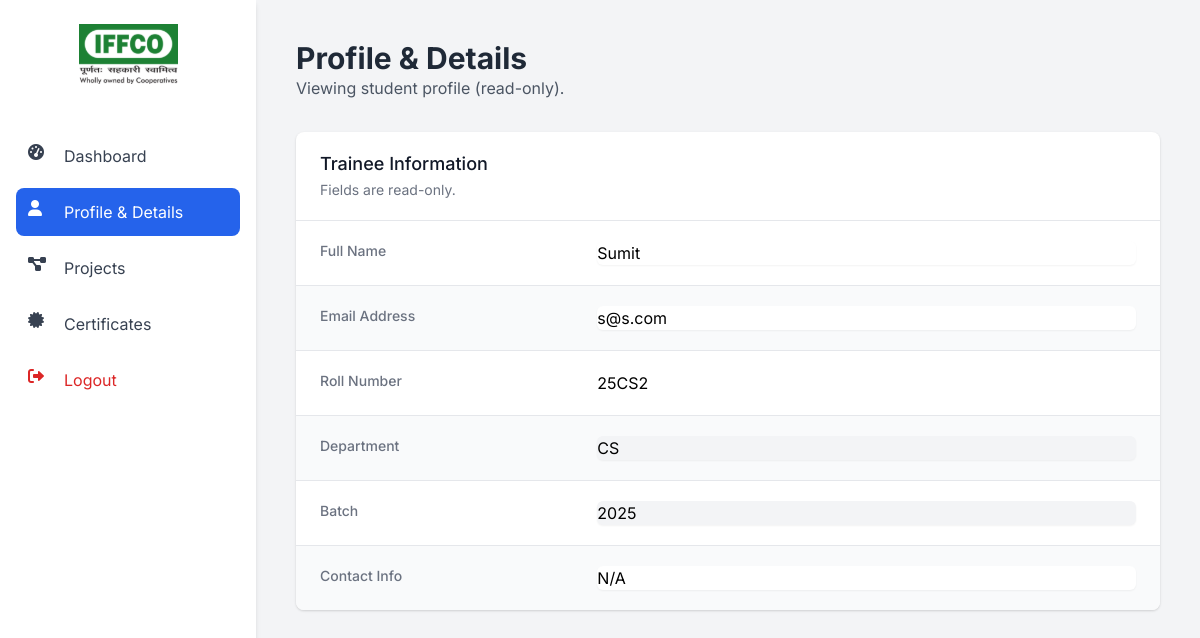
The app's page /user/profile.php?id=18 (signed in) with its own data.
### tables this page shows
CREATE TABLE `users` (
  `id` int(11) NOT NULL,
  `name` varchar(100) NOT NULL,
  `email` varchar(100) NOT NULL,
  `password` varchar(255) NOT NULL,
  `roll_no` varchar(50) DEFAULT NULL,
  `department` enum('Chemical','Mechanical','Electrical','Instrumentation','CS','IT','Civil','Finance','MBA','HR','Other') DEFAULT NULL,
  `batch` varchar(50) DEFAULT NULL,
  `contact_info` varchar(255) DEFAULT NULL,
  `role` enum('user','admin') NOT NULL DEFAULT 'user',
  `status` enum('pending','approved','rejected') NOT NULL DEFAULT 'pending',
  `created_at` timestamp NOT NULL DEFAULT current_timestamp(),
  `college` varchar(255) DEFAULT NULL,
  `program` varchar(50) DEFAULT NULL,
  `semester` varchar(10) DEFAULT NULL,
  `duration` varchar(20) DEFAULT NULL,
  `noc_path` varchar(255) DEFAULT NULL,
  `referral_type` varchar(50) DEFAULT NULL,
  `referral_path` varchar(255) DEFAULT NULL
);

### user/profile.php (the view, shortened to what this page needs)
<?php
require_once '../db_connect.php';
if ($_SESSION['role'] === 'admin' && isset($_GET['id'])) {
    $user_id = intval($_GET['id']);
    $is_admin_viewing_student = true;
} else {
    $user_id = $_SESSION['id'];
    $is_admin_viewing_student = false;
}
$can_edit = ($_SESSION['role'] === 'user' && $user_id == $_SESSION['id']);
$stmt = $conn->prepare("SELECT name, roll_no, department, batch, contact_info, email FROM users WHERE id = ?");
$stmt->bind_param("i", $user_id);
$stmt->execute();
$stmt->bind_result($name, $roll_no, $department, $batch, $contact_info, $email);
$page_title = "Profile & Details";
?>
<!DOCTYPE html>
<html lang="en">
<head>
  <link href="https://unpkg.com/tailwindcss@2.2.19/dist/tailwind.min.css" rel="stylesheet">
  <link rel="stylesheet" href="https://cdnjs.cloudflare.com/ajax/libs/font-awesome/6.0.0/css/all.min.css">
</head>
<body class="bg-gray-100 flex">
<aside class="sidebar w-64 min-h-screen bg-white shadow-md">
    <div class="p-6">
      <img src="/uploads/IFFCOlogo.svg" alt="IFFCO Logo" class="mx-auto mb-6">
    </div>
    <nav class="px-4 space-y-2">
      <a href="dashboard.php" class="flex items-center p-3 text-gray-700 rounded-lg hover:bg-gray-200">
        <i class="fas fa-tachometer-alt w-6 h-6 mr-3"></i><span>Dashboard</span>
      </a>
      <a href="profile.php" class="flex items-center p-3 bg-blue-600 text-white rounded-lg hover:bg-blue-700">
        <i class="fas fa-user w-6 h-6 mr-3"></i><span>Profile & Details</span>
      </a>
      <a href="projects.php" class="flex items-center p-3 text-gray-700 rounded-lg hover:bg-gray-200">
        <i class="fas fa-project-diagram w-6 h-6 mr-3"></i><span>Projects</span>
      </a>
      <a href="certificates.php" class="flex items-center p-3 text-gray-700 rounded-lg hover:bg-gray-200">
        <i class="fas fa-certificate w-6 h-6 mr-3"></i><span>Certificates</span>
      </a>
      <a href="../logout.php" class="flex items-center p-3 text-red-600 rounded-lg hover:bg-red-100 mt-8">
        <i class="fas fa-sign-out-alt w-6 h-6 mr-3"></i><span>Logout</span>
      </a>
    </nav>
  </aside>
  <main class="flex-1 p-10">
    <header class="mb-8">
      <h1 class="text-3xl font-bold text-gray-800"><?php echo $page_title; ?></h1>
      <p class="text-gray-600">
        <?php if ($can_edit): ?>
          Update your profile details below.
        <?php elseif ($_SESSION['role'] === 'admin'): ?>
          Viewing student profile (read-only).
        <?php endif; ?>
      </p>
    </header>
    <form action="profile.php<?php echo ($is_admin_viewing_student) ? '?id=' . intval($_GET['id']) : ''; ?>" method="POST" class="bg-white shadow overflow-hidden sm:rounded-lg">
      <div class="px-4 py-5 sm:px-6">
        <h3 class="text-lg leading-6 font-medium text-gray-900">Trainee Information</h3>
        <p class="mt-1 max-w-2xl text-sm text-gray-500">
          <?php echo $can_edit ? 'Edit the fields and click update.' : 'Fields are read-only.'; ?>
        </p>
      </div>
      <div class="border-t border-gray-200">
        <dl class="divide-y divide-gray-200">
          <div class="px-4 py-5 sm:grid sm:grid-cols-3 sm:gap-4 sm:px-6">
            <dt class="text-sm font-medium text-gray-500">Full Name</dt>
            <dd class="mt-1 sm:mt-0 sm:col-span-2">
              <input type="text" name="name" value="<?php echo htmlspecialchars($name); ?>" required class="w-full border-gray-300 rounded-md shadow-sm" <?php echo $can_edit ? '' : 'readonly'; ?>>
            </dd>
          </div>
          <div class="bg-gray-50 px-4 py-5 sm:grid sm:grid-cols-3 sm:gap-4 sm:px-6">
            <dt class="text-sm font-medium text-gray-500">Email Address</dt>
            <dd class="mt-1 sm:mt-0 sm:col-span-2">
              <input type="email" name="email" value="<?php echo htmlspecialchars($email); ?>" required class="w-full border-gray-300 rounded-md shadow-sm" <?php echo $can_edit ? '' : 'readonly'; ?>>
            </dd>
          </div>
          <div class="px-4 py-5 sm:grid sm:grid-cols-3 sm:gap-4 sm:px-6">
            <dt class="text-sm font-medium text-gray-500">Roll Number</dt>
            <dd class="mt-1 sm:mt-0 sm:col-span-2"><?php echo htmlspecialchars($roll_no); ?></dd>
          </div>
          <div class="bg-gray-50 px-4 py-5 sm:grid sm:grid-cols-3 sm:gap-4 sm:px-6">
            <dt class="text-sm font-medium text-gray-500">Department</dt>
            <dd class="mt-1 sm:mt-0 sm:col-span-2">
              <input type="text" value="<?php echo htmlspecialchars($department); ?>" class="w-full border-gray-300 rounded-md shadow-sm bg-gray-100" readonly>
            </dd>
          </div>
          <div class="px-4 py-5 sm:grid sm:grid-cols-3 sm:gap-4 sm:px-6">
            <dt class="text-sm font-medium text-gray-500">Batch</dt>
            <dd class="mt-1 sm:mt-0 sm:col-span-2">
              <input type="text" value="<?php echo htmlspecialchars($batch); ?>" class="w-full border-gray-300 rounded-md shadow-sm bg-gray-100" readonly>
            </dd>
          </div>
          <div class="bg-gray-50 px-4 py-5 sm:grid sm:grid-cols-3 sm:gap-4 sm:px-6">
            <dt class="text-sm font-medium text-gray-500">Contact Info</dt>
            <dd class="mt-1 sm:mt-0 sm:col-span-2">
              <input type="text" name="contact_info" value="<?php echo htmlspecialchars($contact_info); ?>" class="w-full border-gray-300 rounded-md shadow-sm" <?php echo $can_edit ? '' : 'readonly'; ?>>
            </dd>
          </div>
        </dl>
      </div>
    </form>
  </main>
</body>
</html>

### user/profile.php (style rules this page uses)
body { font-family: 'Inter', sans-serif; }

### records on screen
users: name "Sumit", email "s@s.com", roll_no "25CS2", department "CS", batch "2025", contact_info "N/A"

### other values on screen
$page_title "Profile & Details"
